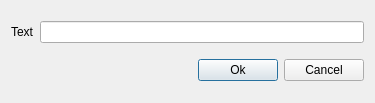
<?xml version="1.0" encoding="UTF-8"?>
<ui version="4.0">
 <class>inputDialog</class>
 <widget class="QDialog" name="inputDialog">
  <property name="geometry">
   <rect>
    <x>0</x>
    <y>0</y>
    <width>375</width>
    <height>103</height>
   </rect>
  </property>
  <property name="windowTitle">
   <string>Dialog</string>
  </property>
  <layout class="QVBoxLayout" name="verticalLayout">
   <item>
    <layout class="QHBoxLayout" name="horizontalLayout">
     <item>
      <widget class="QLabel" name="label">
       <property name="text">
        <string>Text</string>
       </property>
       <property name="buddy">
        <cstring>lineEdit</cstring>
       </property>
      </widget>
     </item>
     <item>
      <widget class="QLineEdit" name="lineEdit"/>
     </item>
    </layout>
   </item>
   <item>
    <layout class="QHBoxLayout" name="horizontalLayout_2">
     <item>
      <spacer name="horizontalSpacer">
       <property name="orientation">
        <enum>Qt::Horizontal</enum>
       </property>
       <property name="sizeHint" stdset="0">
        <size>
         <width>40</width>
         <height>20</height>
        </size>
       </property>
      </spacer>
     </item>
     <item>
      <widget class="QPushButton" name="pushButton">
       <property name="text">
        <string>Ok</string>
       </property>
      </widget>
     </item>
     <item>
      <widget class="QPushButton" name="pushButton_2">
       <property name="text">
        <string>Cancel</string>
       </property>
      </widget>
     </item>
    </layout>
   </item>
  </layout>
 </widget>
 <resources/>
 <connections>
  <connection>
   <sender>pushButton_2</sender>
   <signal>clicked()</signal>
   <receiver>inputDialog</receiver>
   <slot>close()</slot>
   <hints>
    <hint type="sourcelabel">
     <x>302</x>
     <y>75</y>
    </hint>
    <hint type="destinationlabel">
     <x>337</x>
     <y>94</y>
    </hint>
   </hints>
  </connection>
  <connection>
   <sender>pushButton</sender>
   <signal>clicked()</signal>
   <receiver>inputDialog</receiver>
   <slot>accept()</slot>
   <hints>
    <hint type="sourcelabel">
     <x>260</x>
     <y>76</y>
    </hint>
    <hint type="destinationlabel">
     <x>172</x>
     <y>92</y>
    </hint>
   </hints>
  </connection>
  <connection>
   <sender>label</sender>
   <signal>linkActivated(QString)</signal>
   <receiver>inputDialog</receiver>
   <slot>open()</slot>
   <hints>
    <hint type="sourcelabel">
     <x>26</x>
     <y>28</y>
    </hint>
    <hint type="destinationlabel">
     <x>19</x>
     <y>67</y>
    </hint>
   </hints>
  </connection>
 </connections>
</ui>
